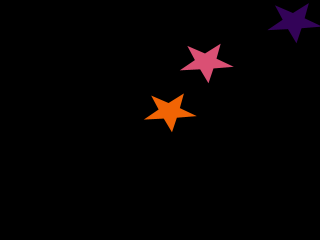
Frame 1 (no input)
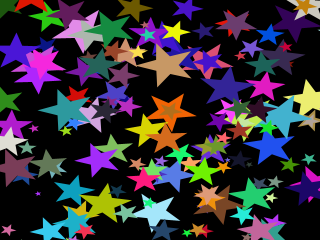
Frame 60 (the mouse pressed at the canvas centre just before this capture)
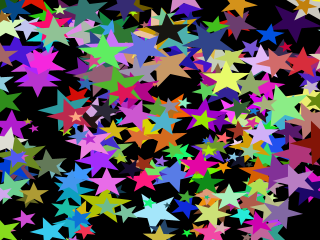
Frame 120 (the mouse held since frame 60 and released just before this capture)

The Processing sketch that drew these frames (run headless with seeded random() and noise(); from frame 60 on, the mouse is pressed at the canvas centre):

// Processing sketch: processing_60309
// ── processing_60309.pde

int sx;
int sy;
int ss;
int sa;

void setup(){
  size(320,240);
  frameRate(20);
  background(0);
}

void draw(){
  sx=int(random(0,width));
  sy=int(random(0,height));
  ss=int(random(10,60));
  sa=int(random(0,360));
  star(sx,sy,ss,sa);
  star(sx+random(width/2),sy-random(height/2),ss+random(10),sa);
  star(sx-random(width/4),sy+random(height/3),ss-random(10),sa);
}

void star(float cx, float cy, float w, float startAngle){ //http://processing.org/learning/anatomy/ adapted
    float angle = TWO_PI/ 10;  // twice as many sides
    float dw; // draw width
    float dh; // draw height
    float h=w*3/4;
    
    w = w / 2.0; 
    h = h / 2.0;

    noStroke();
    smooth();
    fill(random(255),random(255),random(255)); //by setting random colors you get the impression of shining stars
   
    beginShape();
    for (int i = 0; i < 10; i++)
    {
      dw = w;
      dh = h;
      if (i % 2 == 1) // for odd vertices, use short radius
      {
        dw = w * 0.4;
        dh = h * 0.4;
      }
      vertex(cx + dw * cos(radians(startAngle) + angle * i),
        cy + dh * sin(radians(startAngle) + angle * i));
    }
    endShape(CLOSE);
  }
